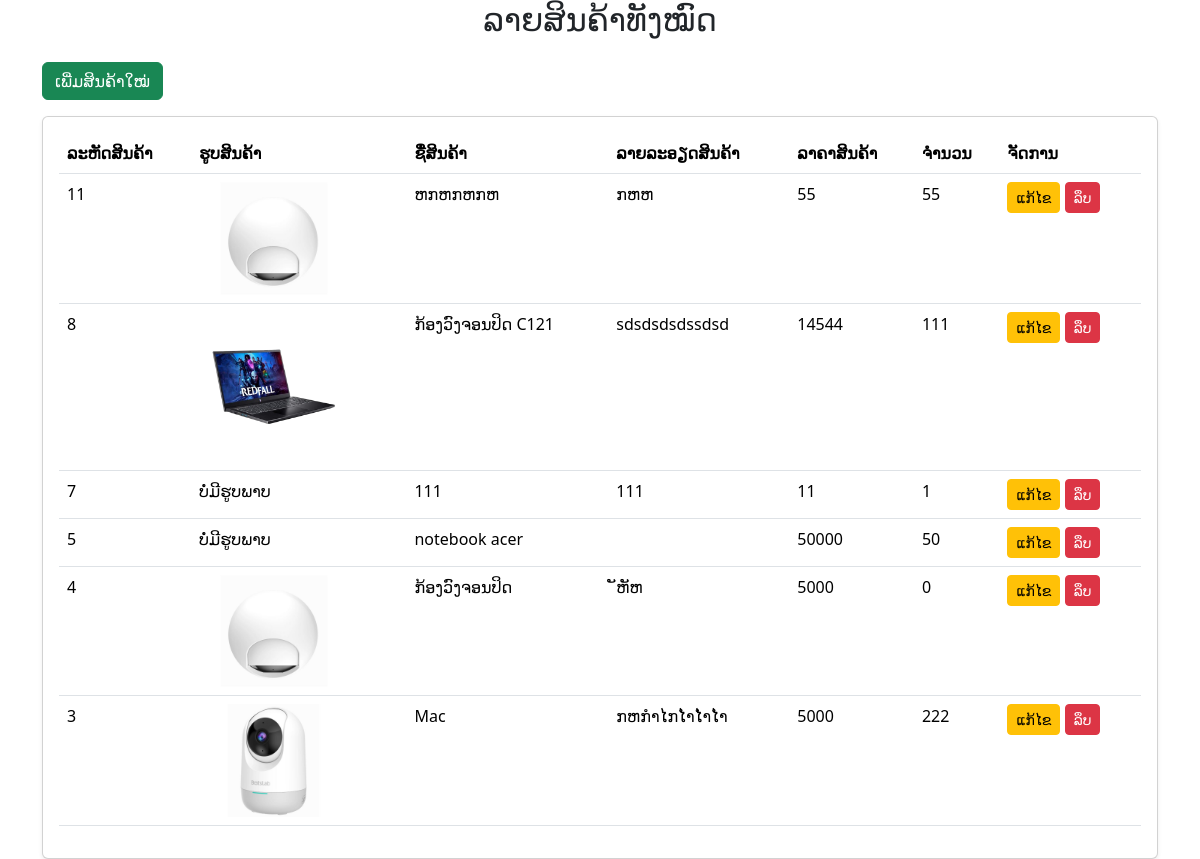
The app's page /admin/product.php (signed in) with its own data.
### tables this page shows
CREATE TABLE IF NOT EXISTS `tb_products` (
  `id` int NOT NULL AUTO_INCREMENT,
  `name` varchar(250) NOT NULL,
  `description` text NOT NULL,
  `price` int NOT NULL,
  `qty` int NOT NULL,
  `image` varchar(255) DEFAULT NULL,
  `cat_id` int NOT NULL,
  PRIMARY KEY (`id`)
);

### admin/product.php (the view, shortened to what this page needs)
<?php
require_once '../config/condb.php';
?>
<!doctype html>
<html lang="en">
<head>
  <link href="https://cdn.jsdelivr.net/npm/bootstrap@5.3.8/dist/css/bootstrap.min.css" rel="stylesheet">
</head>
<body>
  <div class="container mt5">
    <h2 class="text-center mb-4">ລາຍສິນຄ້າທັງໝົດ</h2>
    <div class="d-flex justify-content-between mb-3">
      <a href="./add_product.php" class="btn btn-success">ເພີ່ມສິນຄ້າໃໝ່</a>
    </div>
    <div class="card shadow-sm">
      <div class="card-body">
        <table class="table">
          <thead>
            <tr>
              <th scope="col">ລະຫັດສິນຄ້າ</th>
              <th scope="col">ຮູບສິນຄ້າ</th>
              <th scope="col">ຊື່ສິນຄ້າ</th>
              <th scope="col">ລາຍລະອຽດສິນຄ້າ</th>
              <th scope="col">ລາຄາສິນຄ້າ</th>
              <th scope="col">ຈຳນວນ</th>
              <th scope="col">ຈັດການ</th>
            </tr>
          </thead>
          <tbody>
            <?php
            $stmt = $conn->prepare("SELECT * FROM tb_products ORDER BY id DESC");
            $stmt->execute();
            $result = $stmt->fetchAll(PDO::FETCH_ASSOC);
            if (count($result) > 0) {
              foreach ($result as $row) {
            ?>
                <tr>
                  <td><?= $row['id'] ?></td>
                  <td>
                    <?php if (!empty($row['image']) && file_exists("uploads/".$row['image'])): ?>
                        <img src="uploads/<?= $row['image'] ?>" width="150">
                    <?php else: ?>
                        <span class="text-mute">ບໍ່ມີຮູບພາບ</span>
                    <?php endif ; ?>
                  </td>
                  <td><?= $row['name'] ?></td>
                  <td><?= $row['description'] ?></td>
                  <td><?= $row['price'] ?></td>
                  <td><?= $row['qty'] ?></td>
                  <td>
                    <a href="edit_product.php?id=<?= $row['id'] ?>" class="btn btn-warning btn-sm">ແກ້ໄຂ</a>
                    <a href="delete_product.php?id=<?= $row['id'] ?>"
                      class="btn btn-danger btn-sm"
                      onclick="return confirm('ທ່ານຕ້ອງການລຶບສິນຄ້າ: <?= $row['name'] ?> ແທ້ບໍ່?');">
                      ລຶບ
                    </a
                  </td>
                </tr>
            <?php
              }
            } else {
              echo "<tr colspan='5' class='text-center text-danger'>ຍັງບໍ່ມີສິນຄ້າ<td></td></tr>";
            }
            ?>
          </tbody>
        </table>
      </div>
    </div>
  </div>
</body>
</html>

### records on screen
tb_products: id "11", image (picture), name "ຫກຫກຫກຫ", description "ກຫຫ", price "55", qty "55"
tb_products: id "8", image (picture), name "ກ້ອງວົງຈອນປິດ C121", description "sdsdsdsdssdsd", price "14544", qty "111"
tb_products: id "7", shows "ບໍ່ມີຮູບພາບ", name "111", description "111", price "11", qty "1"
tb_products: id "5", shows "ບໍ່ມີຮູບພາບ", name "notebook acer", price "50000", qty "50"
tb_products: id "4", image (picture), name "ກ້ອງວົງຈອນປິດ", description "ັຫັຫ", price "5000", qty "0"
tb_products: id "3", image (picture), name "Mac", description "ກຫກຳໄກໄຳໄຳໄຳ", price "5000", qty "222"
